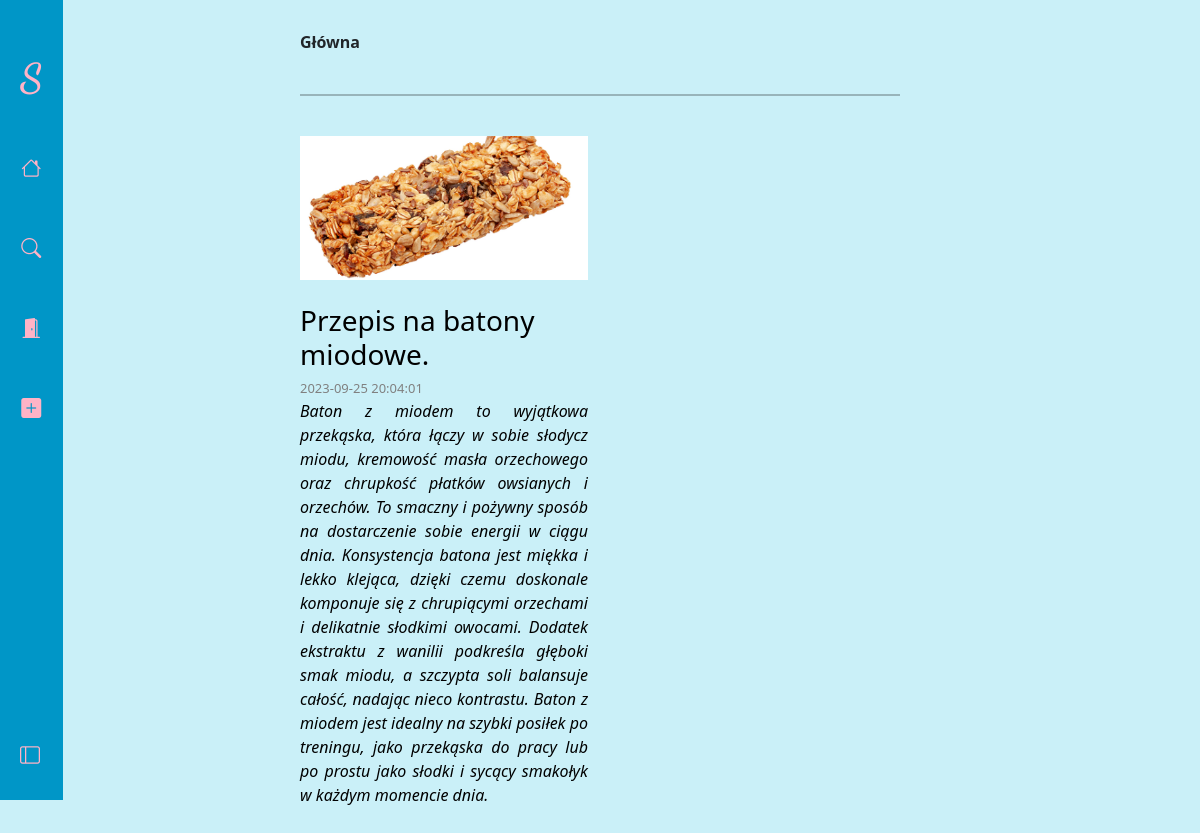
Page /index.php?filter_id=1 on the committed database.
### tables this page shows
CREATE TABLE `post` (
  `id` int(11) NOT NULL,
  `title` varchar(255) NOT NULL,
  `description` text NOT NULL,
  `ingredients` text NOT NULL,
  `preparation` text NOT NULL,
  `date` datetime NOT NULL DEFAULT current_timestamp(),
  `user_id` int(11) NOT NULL,
  `image_path` varchar(255) NOT NULL,
  `categories_id` int(11) NOT NULL,
  `status` int(11) NOT NULL
);

### index.php (the view, shortened to what this page needs)
<!DOCTYPE html>
<html lang="pl">
<head>
    <link href="https://cdn.jsdelivr.net/npm/bootstrap@5.3.1/dist/css/bootstrap.min.css" rel="stylesheet">
    <link rel="stylesheet" href="https://cdn.jsdelivr.net/npm/bootstrap-icons@1.10.5/font/bootstrap-icons.css">
    <?php include'config.php'; ?>
    <link rel="stylesheet" href="css/aside.css">
    <link rel="stylesheet" href="css/home.css">
</head>
<body>
    <main class="app">
        <?php
            include'header.php';
        ?>
        <section>
            <main>
                <header class="page-header">
                    <span>
                        <b>Główna</b>
                    </span>
                </header>
                <br><hr><br>
                <section>
                    <div class="row">
                        <?php
                            if(isset($_GET['filter_id'])){
                                $sql = "SELECT * FROM `post` WHERE categories_id=".$_GET['filter_id'] ." and status = 0 ";
                            }else{
                                $sql = "SELECT * FROM post WHERE status = 0";
                            }
                            $res = mysqli_query($conn, $sql);
                            while($recipe = mysqli_fetch_assoc($res)){
                                echo '
                                    <div class="col-12 col-md-6 col-lg-6">
                                        <a href="recipe.php?id='. $recipe['id'] .'">
                                            <div class="img">
                                                <img src="foto/'. $recipe['image_path'] .'" alt="">
                                            </div>
                                            <br>
                                            <div class="opis">
                                                <div class="title">
                                                    <h3>'. $recipe['title'] .'</h3>
                                                </div>
                                                <div class="data">
                                                    '. $recipe['date'] .'
                                                </div>
                                                <div class="opis">
                                                    <i>
                                                        '. $recipe['description'] .'
                                                    </i>
                                                </div>
                                            </div>
                                        </a>
                                    </div>
                                ';
                            }
                        ?>
                    </div>
                </section>
            </main>
        </section>
    </main>
</body>
</html>

### css/aside.css (style rules this page uses)
body { margin: 0; padding: 0; background-color: #caf0f8; }
a { text-decoration: none; color: black; }
.app { position: relative; min-height: 100vh; height: 100%; }
hr { border: 1px solid black; }

### css/home.css (style rules this page uses)
section { width: 100%; position: absolute; right: 0; }
section main { width: 50%; position: absolute; left: 50%; transform: translateX(-50%); top: 30px; }
.col-12 { margin-bottom: 30px; }
.img { width: 100%; }
.img img { width: 100%; height: auto; }
.title { text-align: left; }
.data { font-size: 13px; color: gray; }
.opis { text-align: justify; }

### rows in the picture
post: image_path (picture), title "Przepis na batony miodowe.", date "2023-09-25 20:04:01", description "Baton z miodem to wyjątkowa przekąska, która łączy w sobie słodycz miodu, kremowość masła orzechowego oraz chrupkość płatków owsianych i orzechów. To smaczny i pożywny sposób na dostarczenie sobie energii w ciągu dnia. Konsystencja batona jest miękka i lekko klejąca, dzięki czemu doskonale komponuje się z chrupiącymi orzechami i delikatnie słodkimi owocami. Dodatek ekstraktu z wanilii podkreśla głęboki smak miodu, a szczypta soli balansuje całość, nadając nieco kontrastu. Baton z miodem jest idealny na szybki posiłek po treningu, jako przekąska do pracy lub po prostu jako słodki i sycący smakołyk w każdym momencie dnia."
